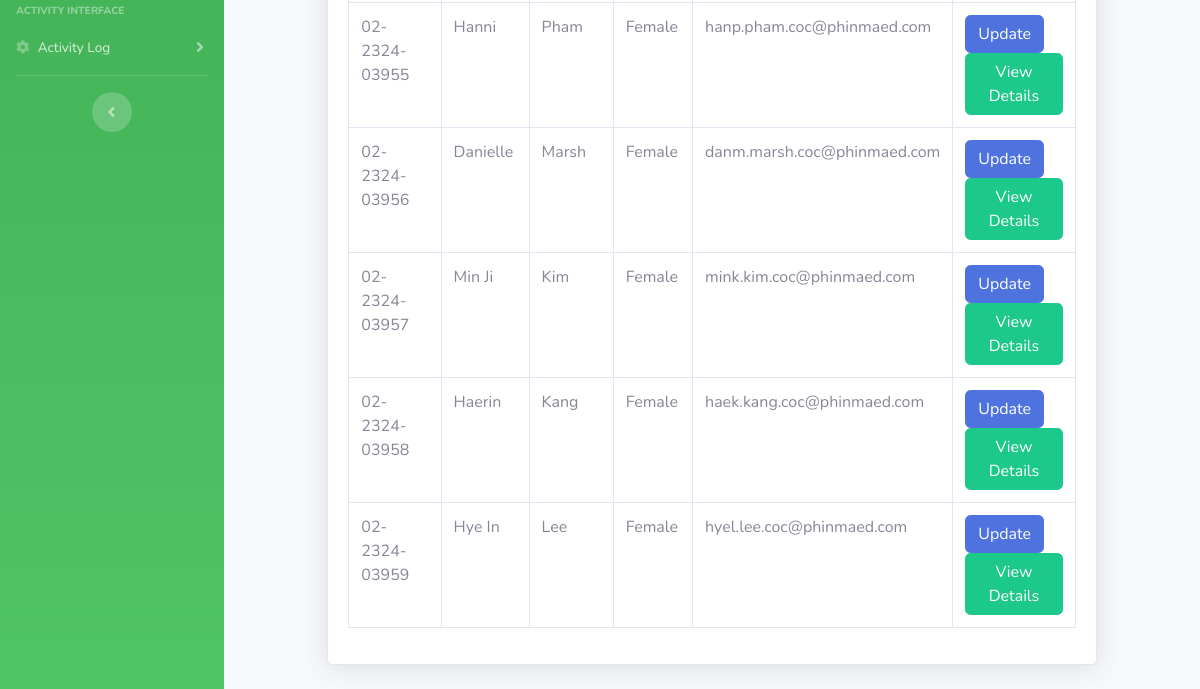
The page /admin/teacherlist.php (signed in, lower part) on the database as committed earlier.
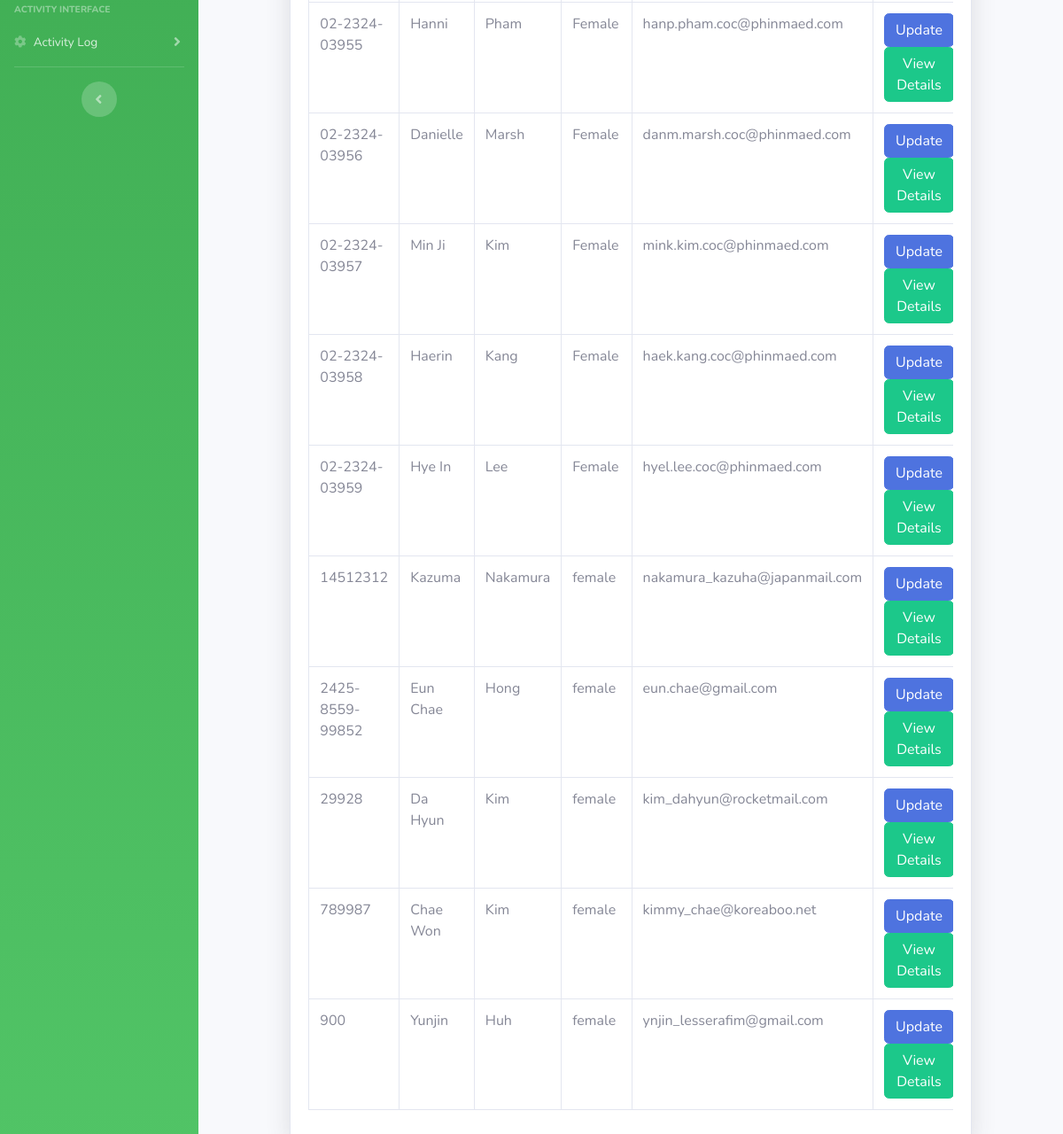
The same page on the database as committed later.
### tables this page shows
CREATE TABLE `tbl_teachers` (
  `teacher_id` varchar(30) NOT NULL,
  `firstname` varchar(30) NOT NULL,
  `lastname` varchar(30) NOT NULL,
  `gender` varchar(30) NOT NULL,
  `email` varchar(128) NOT NULL,
  `password` varchar(128) NOT NULL,
  `active` varchar(30) NOT NULL,
  `image` varchar(150) NOT NULL
);

### admin/teacherlist.php (the view, shortened to what this page needs)
<?php
require('../includes/connection.php');
$query = "SELECT * FROM tbl_teachers";
$stmt = $conn->prepare($query);
$stmt->execute();
$teachers = $stmt->fetchAll(PDO::FETCH_ASSOC);
?>
<!DOCTYPE html>
<html lang="en">
<head>
    <link href="vendor/fontawesome-free/css/all.min.css" rel="stylesheet" type="text/css">
    <link href="css/sb-admin-2.min.css" rel="stylesheet">
    <link rel="stylesheet" type="text/css" href="https://cdn.datatables.net/1.13.7/css/jquery.dataTables.min.css">
</head>
<body id="page-top">
    <div id="wrapper">
        <?php
        include('includes/sidebar.php');
        ?>
        <div id="content-wrapper" class="d-flex flex-column">
            <div id="content">
                <div class="container-fluid">
                    <div class="row">
                        <div class="col-xl-10 col-lg-8 mx-auto">
                            <div class="card shadow mb-4">
                                <div class="card-body ">
                                    <div class="table-responsive ">
                                        <table class="table table-bordered" id="studentTable">
                                            <tbody>
                                                <?php foreach ($teachers as $teacher) : ?>
                                                    <tr>
                                                        <td><?php echo $teacher['teacher_id']; ?></td>
                                                        <td><?php echo $teacher['firstname']; ?></td>
                                                        <td><?php echo $teacher['lastname']; ?></td>
                                                        <td><?php echo $teacher['gender']; ?></td>
                                                        <td><?php echo $teacher['email']; ?></td>
                                                        <td><button class="btn btn-primary">Update</button>
                                                            <button class="btn btn-success" data-toggle="modal" data-target="#teacherProfileModal" onclick="loadTeacherData('<?php echo htmlspecialchars($teacher['teacher_id'], ENT_QUOTES, 'UTF-8') ?>')">View Details</button>
                                                        </td>
                                                    </tr>
                                                <?php endforeach; ?>
                                            </tbody>
                                        </table>
                                    </div>
                                </div>
                            </div>
                        </div>
                    </div>
                </div>
            </div>
        </div>
    </div>
</body>
</html>

Rows that differ between the two databases and show on the page:
added tbl_teachers: teacher_id "14512312", firstname "Kazuma", lastname "Nakamura", gender "female", email "nakamura_kazuha@japanmail.com"
added tbl_teachers: teacher_id "2425-8559-99852", firstname "Eun Chae", lastname "Hong", gender "female", email "eun.chae@gmail.com"
added tbl_teachers: teacher_id "29928", firstname "Da Hyun", lastname "Kim", gender "female", email "kim_dahyun@rocketmail.com"
added tbl_teachers: teacher_id "789987", firstname "Chae Won", lastname "Kim", gender "female", email "kimmy_chae@koreaboo.net"
added tbl_teachers: teacher_id "900", firstname "Yunjin", lastname "Huh", gender "female", email "ynjin_lesserafim@gmail.com"
